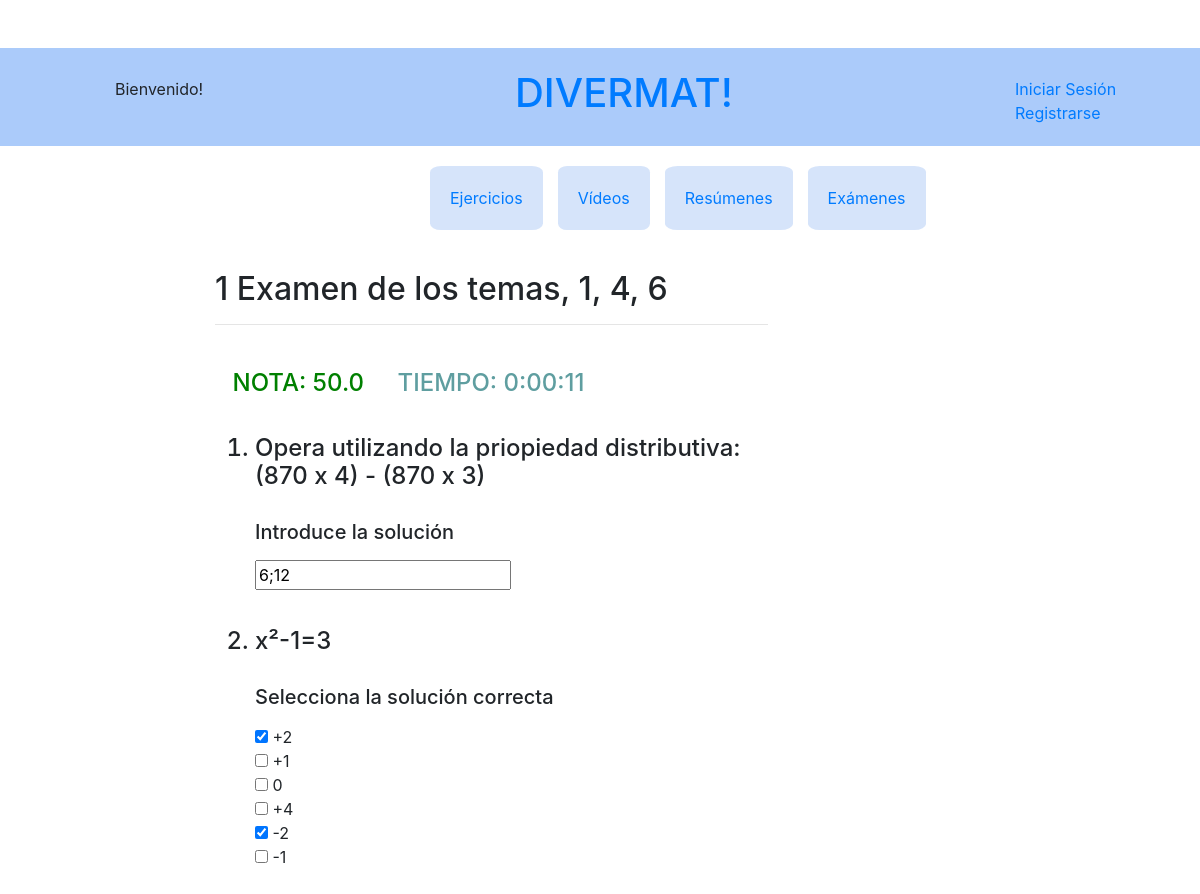
/divermat/examen/10/, run on the app's committed database.
### divermat/models.py (models this page shows, shortened)
class Examen(models.Model):
    titulo = models.CharField(max_length=200, default=None) #COmbinará el usuario con el curso y tema
    alumno = models.ForeignKey(Alumno,
                                on_delete=models.CASCADE,
                                default=None, null=True)
    curso = models.ForeignKey(Curso,
                                 on_delete=models.CASCADE,
                                 default=None, null=True)
    temas = models.ManyToManyField(Tema) #el usuario seleccionará varios temas
    ejercicios = models.ManyToManyField(EjercicioUsuario,
                                 default=None)#Lista con un dic que tenga los ids de los ejercicios asignados y lista alum hecho
    cronometrado = models.BooleanField(default=1, choices=[(0,'Si'),(1,'No')], null=True)
    inicio = models.DateTimeField(default=None,null=False)
    fin=models.DateTimeField(default=None,null=True)
    nota = models.FloatField(default=0,null=True)
    class Meta:
        ordering = ('curso', 'titulo', )
    def __str__(self):
        return str(self.curso) + " " + str(self.titulo)

class Curso(models.Model):
    curso = models.CharField(max_length=1, default=None)
    class Meta:
        ordering = ('curso', )
    def __str__(self):
        return str(self.curso)

class Ejercicio(models.Model):
    curso = models.ForeignKey(Curso,
                                 on_delete=models.CASCADE,
                                 default=None, null=True)
    tema = models.ForeignKey(Tema,
                                 on_delete=models.CASCADE,
                                 default=None, null=True)
    titulo = models.CharField(max_length=50, default=None)
    tipo = models.IntegerField(default=None,null=True) # Tipo 1 es test, tipo 2 respuesta corta, tipo 3 problemas pero ese todavía no lo implemento
    enunciado = models.CharField(max_length=1000, default = None)
    nsoluciones = models.IntegerField(default=None,null=True) #Numero de soluciones correctas
    soluciones = models.CharField(max_length=1000, default = None) #Cada solucion divididad por ; incluye la solucion correcta y las erroneas en caso de Test
    solucion_correcta = models.CharField(max_length=1024, default = None)
    foto = models.FileField(upload_to='media/fotos/%y',blank=True,null=False)
    class Meta:
        ordering = ('curso',  'titulo', )

### divermat/views.py (the view, shortened to what this page needs)
# urls.py: url(r'examen/(?P<examen>[\w]+)/$', views.examen, name='examen'),
def examen(request, examen=None):
    content = {}
    content['profesor'] = False
    content['registro'] = False
    content['nota'] = True
    set = []
    if request.user.is_authenticated:
        try:
            usuario = Alumno.objects.get(username=request.user)
        except Alumno.DoesNotExist:
            return redirect('index')
    try:
        try:
            examen_object = Examen.objects.get(id=examen)
        except ValueError:
            return redirect('examenes')
        ejercicios_alumno = examen_object.ejercicios.all()
        ejercicios_examen = []
        for ejercicio_alumno in ejercicios_alumno:
            ejercicio = Ejercicio.objects.get(id=ejercicio_alumno.ejercicio.id)
            ejercicios_examen.append(ejercicio)
            ejercicio_data = getEjercicioDataSolucionesSeleccionadas(ejercicio_alumno,ejercicio)
            set.append(ejercicio_data)
        examen_data={}
        if examen_object.cronometrado is True:
            examen_data['cronometrado'] = True
            tiempo = str(examen_object.fin - examen_object.inicio)
            examen_data['tiempo'] = tiempo.split(".")[0]
            examen_object.save()
        examen_data['ejercicios'] = set
        examen_data['examen'] = examen_object
        content['examen_data']=examen_data
        content['hacer_examen'] = False
        return render(request,'divermat/examen.html', context=content)
    except Examen.DoesNotExist:
        return redirect('examenes')

### templates/divermat/examen.html (shortened to what this page needs)
{% extends "divermat/base.html" %}
{% block body_block %}
<div class="row">
    <div class="col-xs-7 col-md-7 col-lg-7">
        <h2>{{examen_data.examen}}</h2><hr>
    </div>
</div>
<div class="row">
    <div class="col-xs-7 col-md-7 col-lg-7">
        <table>
            <tr>
                <td style="width:150px;">
                    {% if nota is True %}
                        {% if examen_data.examen.nota >= 5 %}
                            <h4 style="color:green">NOTA: {{examen_data.examen.nota}}</h4>
                        {% else %}
                            <h4 style="color:crimson">NOTA: {{examen_data.examen.nota}}</h4>
                        {% endif %}
                    {% endif %}
                </td>
                <td style="width:250px;">
                    {% if examen_data.cronometrado is True%}
                        <h4 style="color:cadetblue">TIEMPO: {{examen_data.tiempo}}</h4>
                    {% endif %}
                </td>
            </tr>
        </table>
    </div>
</div>
<form action="{% url 'examen' examen=examen_data.examen.id %}" method="POST">
    <ol>
        {% for ejercicio in examen_data.ejercicios %}
            <div>
                <div class="row">
                    <div class="col-xs-7 col-md-7 col-lg-7">
                        <h4><li>{{ejercicio.enunciado}}</li></h4>
                    </div>
                </div>
                <div class="row">
                    <div class="col">
                        {% if ejercicio.nsoluciones is 1%}
                            {% if ejercicio.tipo is 1 %}
                                <p><h5>Selecciona la solución correcta</h5></p>
                                {% for sol in ejercicio.soluciones %}
                                    {% if sol.checked is True%}
                                        <input checked="checked" type="radio" id="{{ejercicio.id}}" value="{{sol.solucion}}" name="{{ejercicio.id}}" required> {{sol.solucion}} </br>
                                    {% else %}
                                        <input type="radio" id="{{ejercicio.id}}" value="{{sol.solucion}}" name="{{ejercicio.id}}" required> {{sol.solucion}} </br>
                                    {%endif%}
                                {% endfor %}
                                <br>
                            {% else %}
                                <p><h5>Introduce la solución</h5></p>
                                <input label="Introduce las soluciones separadas por ';': " type="text" name="{{ejercicio.id}}"value="{{ejercicio.solucion_introducida}}" required></br></br>
                            {% endif %}
                        {% else %}
                                {% if ejercicio.tipo is 1 %}
                                    <p><h5>Selecciona la solución correcta</h5></p>
                                    {% for sol in ejercicio.soluciones %}
                                        {% if sol.checked is True%}
                                            <input checked="checked" type="checkbox" id="{{ejercicio.id}}" value="{{sol.solucion}}" name="{{ejercicio.id}}" > {{sol.solucion}} </br>
                                        {% else %}
                                            <input type="checkbox" id="{{ejercicio.id}}" value="{{sol.solucion}}" name="{{ejercicio.id}}" > {{sol.solucion}} </br>
                                        {% endif %}
                                    {% endfor %}
                                    <br>
                                {% else %}
                                    <p><h5>Introduce la solución o soluciones separadas por ";"</h5></p>
                                    <input label="Introduce las soluciones separadas por ';': " type="text" name="{{ejercicio.id}}"value="{{ejercicio.solucion_introducida}}" required></br></br>
                                {% endif %}
                        {% endif %}
                    </div>
                </div>
            </div>
        {% endfor %}
    </ol>
</form>
{% endblock %}

### divermat/static/estilo.css (style rules this page uses)
* { box-sizing: border-box; }
[class*="col-"] { float: left; padding: 5px; }
table { border-collapse:unset !important; }
table { table-layout: fixed!important; }
body { background-color:rgb(255, 255, 255) !important; }
html, body { height: 100%; margin-top: 4%; }
table { border: none; border-spacing:15px; text-align: left; }
td { padding: 0.6%; border-spacing: 15px; text-align: left; }
tr { padding: 1%; text-align: left; }

### data on the page
Examen: examen "1 Examen de los temas, 1, 4, 6", examen.nota "50.0"
Ejercicio: enunciado "Opera utilizando la priopiedad distributiva: (870 x 4) - (870 x 3)"
Ejercicio: enunciado "x²-1=3"

### other printed values
{{ examen_data.tiempo }} "0:00:11"
{{ sol.solucion }} "+2" "-2"
{{ sol.solucion }} "+1" "0" "+4" "-1"
